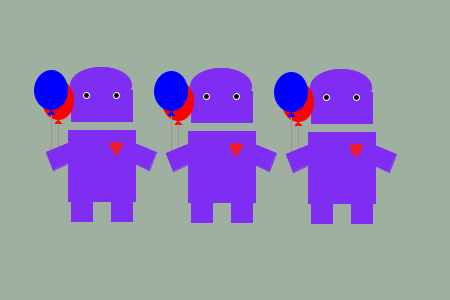
Frame 1 (no input)
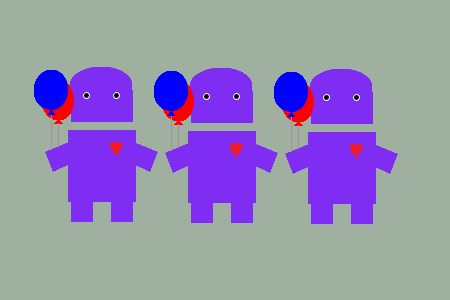
Frame 60 (the mouse pressed at the canvas centre just before this capture)
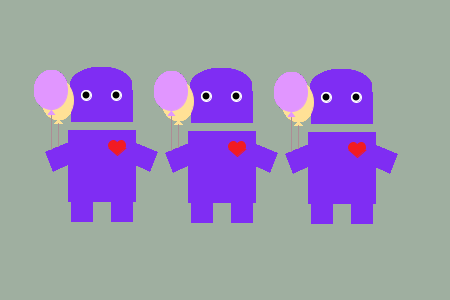
Frame 120 (the mouse held since frame 60 and released just before this capture)

The Processing sketch that drew these frames (run headless with seeded random() and noise(); from frame 60 on, the mouse is pressed at the canvas centre):

// Processing sketch: processing_19617
// ── processing_19617.pde

Avatar[] avatar = new Avatar [3];
int xPos = 1;
int yPos = 50;

void setup () {
  size (450,300);
  background (159,175,160);
  smooth();
  
  for (int i = 0; i< avatar.length; i++) {
  avatar[i] = new Avatar (xPos,yPos,1,1,1);
  xPos += 120;
  yPos += 1;
  }
}
  //background color variables
  float r = random (0,255);
  float g = random (0,255);
  float b = random (0,255);
  float a = random (0,255);
 
  void draw() {
    for (int j = 0; j < avatar.length; j++) {
      avatar[j].display();
    }
}
   
// background color shift when press mouse
  void mousePressed () {
  background (r,g,b,a);
  }
  void mouseReleased () {
  background (211,102,193);
  }
//GLOBAL VARIABLES
  int colorR = 173;
  int colorG = 141;
  int colorB = 149;
  
//CLASS
  class Avatar {
   
//FIELDS 
  float x;
  float y;
  int wide;
  int tall;
  int colorP;
 
//CONSTRUCTOR
  Avatar(float tempX, float tempY, int tempWide, int tempTall, int tempColorP) {
  x = tempX;
  y = tempY;
  wide = tempWide;
  tall = tempTall;
  colorP = tempColorP;
  }
  
//METHODS

//head
  void display () { 
  fill (colorP+126,colorP+44,colorP+242);
  stroke (colorP+126,colorP+44,colorP+242);
  ellipse (x+100,y+35,wide+60,tall+35);
  rect (x+70,y+40,wide+60,tall+30);
  
//balloons 
  fill (255,mouseX,mouseY);
  stroke (255,mouseX,mouseY);
  ellipse (x+57,y+50,wide+30,tall+38);
  triangle (x+57,y+70,x+60,y+73,x+54,y+73);
  fill (colorR,colorG,colorB);
  stroke (colorR,colorG,colorB);
  line (x+57,y+73,x+57,y+113);
   
//balloon 2
  fill (mouseX,mouseY,255);
  stroke (mouseX,mouseY,255);
  ellipse (x+50,y+40,wide+32,tall+38);
  triangle (x+50,y+60,x+53,y+64,x+47,y+64);
  fill (colorR,colorG,colorB);
  stroke (colorR,colorG,colorB);
  line (x+50,y+65,x+50,y+113);

//eyes change size depending on mouse location
  if (mouseX < width/3) {
   fill(0);
   stroke(255);
   ellipse (x+85,y+45,wide+5,tall+5);
   ellipse (x+115,y+45,wide+5,tall+5); 
}  else if (mouseX < 2*width/3) {
   fill(255);
   stroke(255);
   ellipse (x+85,y+45,wide+9,tall+9);
   ellipse (x+115,y+45,wide+9,tall+9);
   fill(0);
   noStroke();
   ellipse (x+85,y+45,wide+6,tall+6);
   ellipse (x+115,y+45,wide+6,tall+6);
}  else {
   fill(255);
   stroke(255);
   ellipse (x+85,y+45,wide+12,tall+12);
   ellipse (x+115,y+45,wide+12,tall+12);
   fill(0);
   noStroke();
   ellipse (x+85,y+45,wide+9,tall+9);
   ellipse (x+115,y+45,wide+9,tall+9);
}
  
//body
  fill(colorP+126,colorP+44,colorP+242);
  stroke (colorP+126,colorP+44,colorP+242);
  rect (x+67,y+80,wide+66,tall+70);
 
//arms
  quad (x+67,y+93,x+67,y+113,x+52,y+120,x+45,y+102);
  quad (x+133,y+93,x+155,y+102,x+148,y+120,x+133,y+113);
 
//feet
  rect (x+70,y+150,wide+20,tall+20);
  rect (x+110,y+150,wide+20,tall+20);
  
//heart
   if (mouseX < width/2) {
   fill(242,27,34);
   stroke (242,27,34); 
   ellipse (x+112,y+95,wide+5,tall+5);
   ellipse (x+118,y+95,wide+5,tall+5);
   triangle (x+109,y+96,x+119,y+98,x+115,y+105);
   }
   else {
   fill(242,27,34);
   stroke (242,27,34); 
   ellipse (x+112,y+95,wide+8,tall+8);
   ellipse (x+120,y+95,wide+8,tall+8);
   triangle (x+108,y+98,x+124,y+98,x+116,y+105);
   }
 }

 } 
    
 
    
  
                
                
